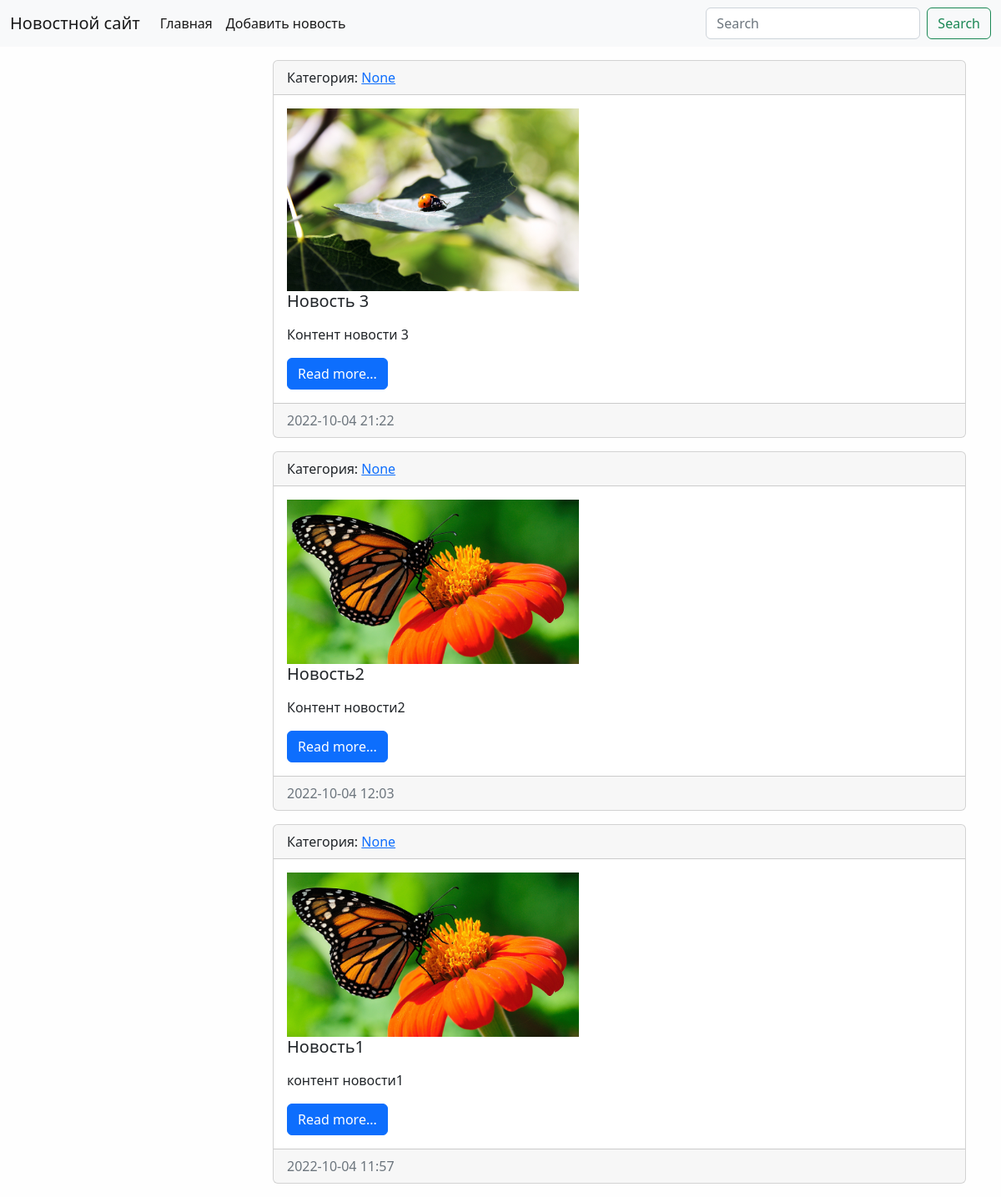
The app's page /, older data.
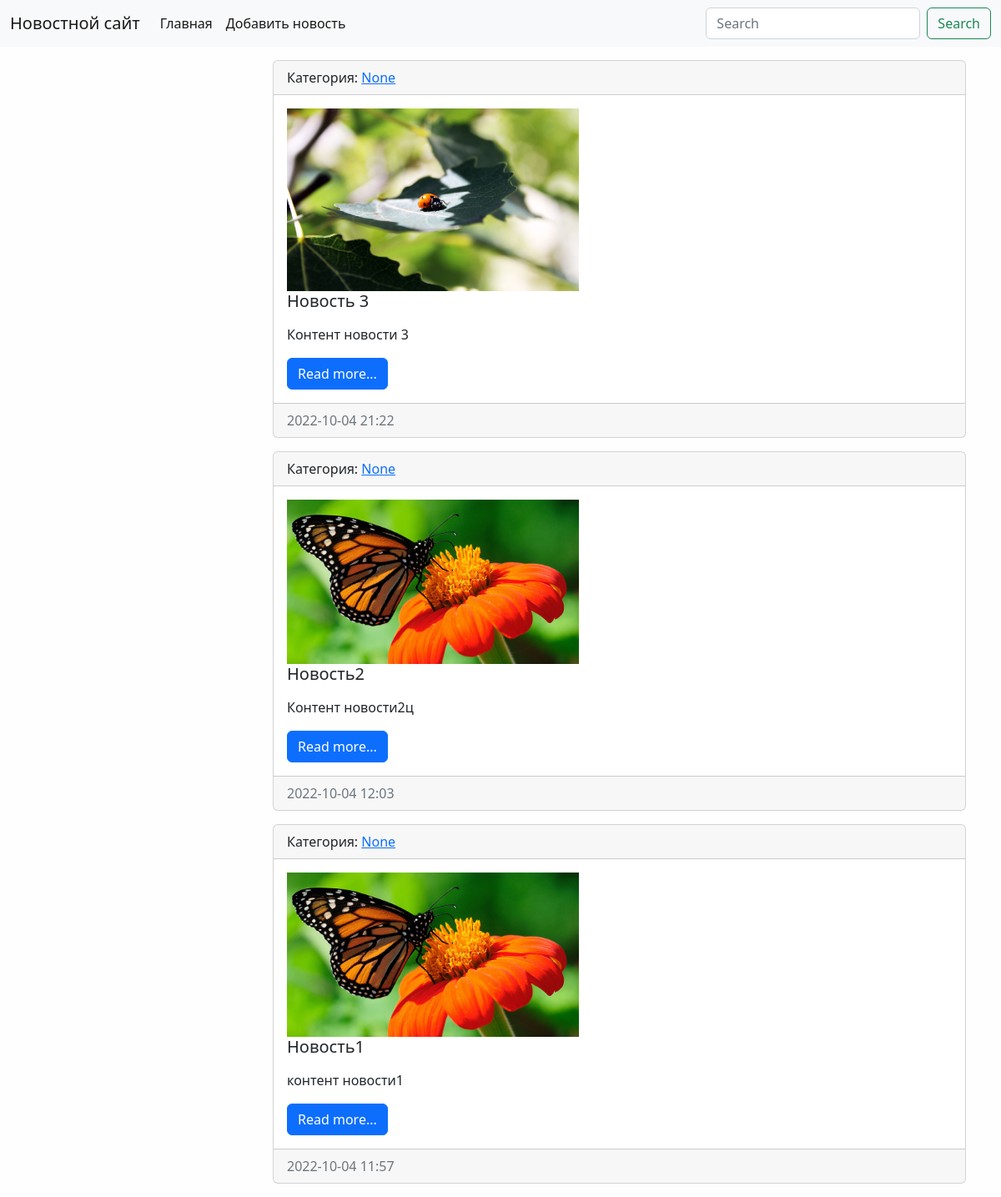
The same page, newer data.
### news/models.py (models this page shows, shortened)
class News(models.Model):
    title = models.CharField(max_length=150, verbose_name='Наименование')
    content = models.TextField(blank=True, verbose_name='Контент')  # blank - не обязательно к заполнению
    created_at = models.DateTimeField(auto_now_add=True, verbose_name='Дата публикации')
    updated_at = models.DateTimeField(auto_now=True, verbose_name='Обновлено')
    photo = models.ImageField(upload_to='photos/%Y/%m/%d/', verbose_name='Фото', blank=True)
    is_published = models.BooleanField(default=True, verbose_name='Опубликовано')
    category = models.ForeignKey('Category', on_delete=models.PROTECT, null=True, blank=True,
                                 verbose_name='Категория')
    def get_absolute_url(self):
        return reverse('view_news', kwargs={"news_id": self.pk})
    class Meta:
        verbose_name = 'Новость'  # ед число
        verbose_name_plural = 'Новости'  # мн число
        ordering = ['-created_at']  # sort

### news/views.py (the view)
# urls.py: path('', index, name='home'),
def index(request):
    news = News.objects.all()
    context = {
        'news': news,
        'title': 'Список новостей',
    }
    return render(request, 'news/index.html', context)

### news/templates/news/index.html (shortened to what this page needs)
{% extends 'base.html' %}
{% block content %}
{% for item in news %}
<div class="card mb-3">
    <div class="card-header">
        Категория: <a href="{{ item.category.get_absolute_url }}">{{item.category }}</a>
    </div>
    <div class="card-body">
        <div class="media">
            {% if item.photo %}
            <img src="{{ item.photo.url }}" alt="" width="350" class="mr-3">
            {% else %}
            <img src="\media\photos\2022\10\05\7._Бабочка.jpg" alt="" width="350" class="mr-3">
            {% endif %}
            <div class="media-body">
                <h5 class="card-title">{{ item.title }}</h5>
                <p class="card-text">{{ item.content|safe|linebreaks|truncatewords:50 }}</p>
                <a href="{{ item.get_absolute_url }}" class="btn btn-primary">Read more...</a>
            </div>
        </div>
    </div>
    <div class="card-footer text-muted">
        {{ item.created_at|date:"Y-m-d H:i" }}
    </div>
</div>
{% endfor %}
{% endblock %}

### templates/base.html (shortened to what this page needs)
{% load static %}
<!doctype html>
<html lang="en">
<head>
    <link href="{% static 'bootstrap/css/bootstrap.min.css' %}" rel="stylesheet">
    <link href="{% static 'css/style.css' %}" rel="stylesheet">
</head>
<body>
  {% include 'inc/_nav.html' %}
<div class="container mt-3">
    <div class="row">
        <div class="col-md-3">
        </div>
        <div class="col-md-9">
            {% block content %}{% endblock %}
        </div>
    </div>
</div>
</body>
</html>

### templates/inc/_nav.html (shortened to what this page needs)
<nav class="navbar navbar-expand-lg bg-light">
    <div class="container-fluid">
        <a class="navbar-brand" href="{% url 'home' %}">Новостной сайт</a>
        <div class="collapse navbar-collapse" id="navbarSupportedContent">
            <ul class="navbar-nav me-auto mb-2 mb-lg-0">
                <li class="nav-item"><a class="nav-link active" aria-current="page" href="{% url 'home' %}">Главная</a></li>
                <li class="nav-item"><a class="nav-link active" aria-current="page" href="{% url 'add_news' %}">
                    Добавить новость</a></li>
            </ul>
            <form class="d-flex" role="search">
                <input class="form-control me-2" type="search" placeholder="Search" aria-label="Search">
                <button class="btn btn-outline-success" type="submit">Search</button>
            </form>
        </div>
    </div>
</nav>

### testsite/static/css/style.css (style rules this page uses)
body { background-color: #fefefe; }

Row changes from the older to the newer data that the page shows:
changed News "Новость2": content "Контент новости2" → "Контент новости2ц"
